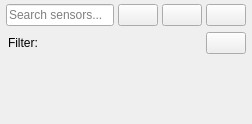
<?xml version="1.0" encoding="UTF-8"?>
<ui version="4.0">
 <class>ColSensors</class>
 <widget class="QWidget" name="ColSensors">
  <property name="minimumWidth"><number>220</number></property>
  <layout class="QVBoxLayout" name="layout_root">
   <property name="spacing"><number>0</number></property>
   <property name="leftMargin"><number>0</number></property>
   <property name="topMargin"><number>0</number></property>
   <property name="rightMargin"><number>0</number></property>
   <property name="bottomMargin"><number>0</number></property>
   <item>
    <widget class="QWidget" name="wt_toolbar">
     <property name="minimumHeight"><number>44</number></property>
     <property name="maximumHeight"><number>44</number></property>
     <layout class="QHBoxLayout" name="toolbar_layout">
      <property name="spacing"><number>4</number></property>
      <property name="leftMargin"><number>6</number></property>
      <property name="topMargin"><number>4</number></property>
      <property name="rightMargin"><number>6</number></property>
      <property name="bottomMargin"><number>4</number></property>
      <item>
       <widget class="QLineEdit" name="input_search">
        <property name="placeholderText"><string>Search sensors...</string></property>
       </widget>
      </item>
      <item>
       <widget class="QPushButton" name="btn_filter">
        <property name="text"><string/></property>
        <property name="toolTip"><string>Filter by type</string></property>
        <property name="minimumWidth"><number>32</number></property>
        <property name="maximumWidth"><number>32</number></property>
        <property name="minimumHeight"><number>32</number></property>
        <property name="maximumHeight"><number>32</number></property>
       </widget>
      </item>
      <item>
       <widget class="QPushButton" name="btn_add">
        <property name="text"><string/></property>
        <property name="toolTip"><string>Add new sensor</string></property>
        <property name="minimumWidth"><number>32</number></property>
        <property name="maximumWidth"><number>32</number></property>
        <property name="minimumHeight"><number>32</number></property>
        <property name="maximumHeight"><number>32</number></property>
       </widget>
      </item>
      <item>
       <widget class="QPushButton" name="btn_delete">
        <property name="text"><string/></property>
        <property name="toolTip"><string>Delete sensor</string></property>
        <property name="checkable"><bool>true</bool></property>
        <property name="minimumWidth"><number>32</number></property>
        <property name="maximumWidth"><number>32</number></property>
        <property name="minimumHeight"><number>32</number></property>
        <property name="maximumHeight"><number>32</number></property>
       </widget>
      </item>
     </layout>
    </widget>
   </item>
   <item>
    <widget class="QWidget" name="wt_filter_badge">
     <property name="visible"><bool>false</bool></property>
     <property name="maximumHeight"><number>28</number></property>
     <layout class="QHBoxLayout" name="badge_layout">
      <property name="spacing"><number>4</number></property>
      <property name="leftMargin"><number>8</number></property>
      <property name="topMargin"><number>2</number></property>
      <property name="rightMargin"><number>6</number></property>
      <property name="bottomMargin"><number>2</number></property>
      <item>
       <widget class="QLabel" name="lbl_filter_active">
        <property name="text"><string>Filter:</string></property>
       </widget>
      </item>
      <item>
       <widget class="QLabel" name="lbl_filter_value">
        <property name="text"><string/></property>
       </widget>
      </item>
      <item>
       <spacer>
        <property name="orientation"><enum>Qt::Horizontal</enum></property>
        <property name="sizeHint" stdset="0"><size><width>10</width><height>1</height></size></property>
       </spacer>
      </item>
      <item>
       <widget class="QPushButton" name="btn_clear_filter">
        <property name="text"><string/></property>
        <property name="toolTip"><string>Remove filter</string></property>
        <property name="minimumWidth"><number>20</number></property>
        <property name="maximumWidth"><number>20</number></property>
        <property name="minimumHeight"><number>20</number></property>
        <property name="maximumHeight"><number>20</number></property>
       </widget>
      </item>
     </layout>
    </widget>
   </item>
   <item>
    <widget class="QScrollArea" name="scroll_sensors">
     <property name="widgetResizable"><bool>true</bool></property>
     <property name="horizontalScrollBarPolicy"><enum>Qt::ScrollBarAlwaysOff</enum></property>
     <property name="verticalScrollBarPolicy"><enum>Qt::ScrollBarAsNeeded</enum></property>
     <property name="frameShape"><enum>QFrame::NoFrame</enum></property>
     <widget class="QWidget" name="scroll_sensors_contents">
      <layout class="QVBoxLayout" name="list_layout">
       <property name="spacing"><number>0</number></property>
       <property name="leftMargin"><number>0</number></property>
       <property name="topMargin"><number>0</number></property>
       <property name="rightMargin"><number>0</number></property>
       <property name="bottomMargin"><number>0</number></property>
      </layout>
     </widget>
    </widget>
   </item>
  </layout>
 </widget>
 <resources/>
 <connections/>
</ui>
